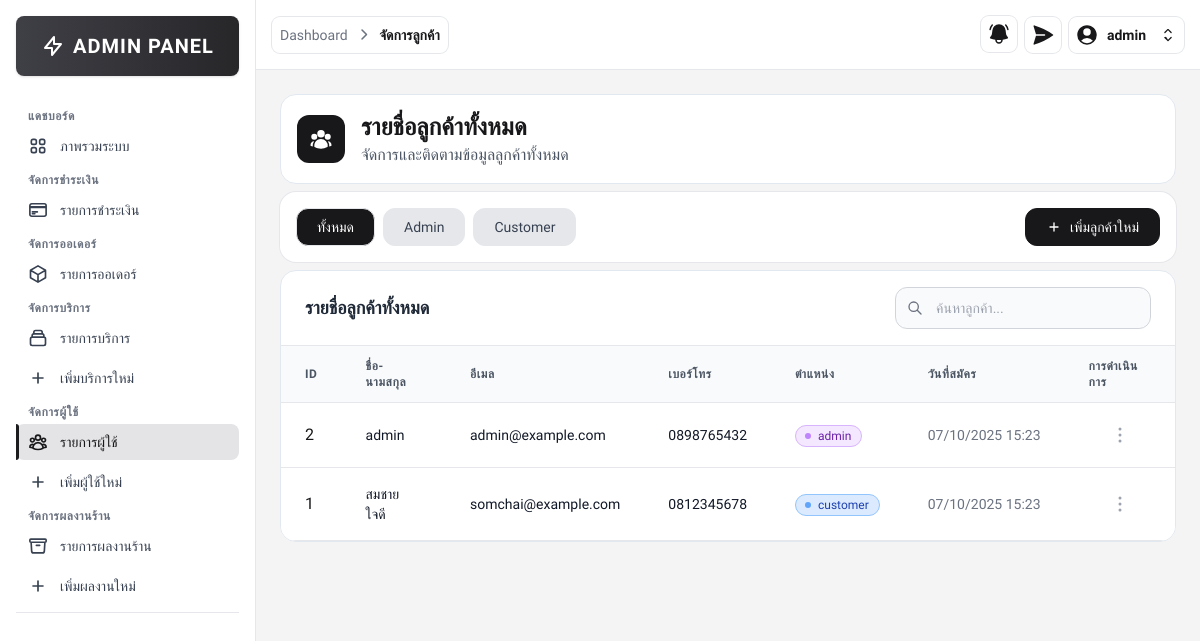
/src/admin/customer_list.php (signed in), run on the app's committed database.
### tables this page shows
CREATE TABLE customers (
    customer_id INT AUTO_INCREMENT PRIMARY KEY,
    fullname VARCHAR(100) NOT NULL,
    email VARCHAR(100) NOT NULL UNIQUE,
    password VARCHAR(255) NOT NULL,
    phone VARCHAR(20),
    role ENUM('customer', 'admin') DEFAULT 'customer',
    created_at TIMESTAMP DEFAULT CURRENT_TIMESTAMP
);

### src/admin/customer_list.php (the view, shortened to what this page needs)
<?php
require __DIR__ . '/../includes/db_connect.php';
$sql = "SELECT customer_id, fullname, email, phone, role, created_at FROM customers ORDER BY customer_id DESC";
$result = $conn->query($sql);
?>
<!DOCTYPE html>
<html lang="th">
<head>
    <script src="https://cdn.tailwindcss.com"></script>
    <link rel="stylesheet" href="https://cdnjs.cloudflare.com/ajax/libs/font-awesome/6.4.0/css/all.min.css">
</head>
<body class="font-thai bg-zinc-100">
    <?php include '../includes/sidebar.php'; ?>
    <div class="ml-64">
        <?php
        include '../includes/admin_navbar.php';
        ?>
        <div class="p-6">
            <div class=" text-zinc-900 bg-white rounded-2xl border border-slate-200 mb-2">
                <div class="flex items-center p-4">
                    <div class="mr-4 rounded-xl bg-zinc-900 p-3">
                    </div>
                    <div class="">
                        <h1 class="flex items-center text-2xl font-bold text-zinc-900">
                            รายชื่อลูกค้าทั้งหมด
                        </h1>
                        <p class="text-gray-600">
                            จัดการและติดตามข้อมูลลูกค้าทั้งหมด
                        </p>
                    </div>
                </div>
            </div>
            <div class="flex items-center justify-between bg-white rounded-2xl mb-2 p-4 ring-1 ring-gray-200">
                <div class="flex space-x-2">
                    <button class="filter-btn border transition font-medium rounded-xl text-sm px-5 py-2 text-center flex items-center justify-center bg-zinc-900 hover:bg-gray-3000 text-white" data-filter="all">ทั้งหมด</button>
                    <button class="filter-btn border transition font-medium rounded-xl text-sm px-5 py-2 text-center flex items-center justify-center bg-gray-200 text-gray-700 hover:bg-gray-300" data-filter="admin">Admin</button>
                    <button class="filter-btn border transition font-medium rounded-xl text-sm px-5 py-2 text-center flex items-center justify-center bg-gray-200 text-gray-700 hover:bg-gray-300" data-filter="customer">Customer</button>
                </div>
                <div class="flex items-center">
                    <a href="customer_add.php" class="border transition font-medium rounded-xl text-sm px-5 py-2 text-center flex items-center justify-center bg-zinc-900 hover:bg-zinc-700 text-white border-zinc-900">
                        <svg class="w-4 h-4 mr-2" fill="none" stroke="currentColor" viewBox="0 0 24 24">
                            <path stroke-linecap="round" stroke-linejoin="round" stroke-width="2" d="M12 6v6m0 0v6m0-6h6m-6 0H6"></path>
                        </svg>
                        เพิ่มลูกค้าใหม่
                    </a>
                </div>
            </div>
            <div class=" text-zinc-900 bg-white rounded-2xl border border-slate-200 overflow-hidden">
                <div class="px-6 py-4 border-b border-gray-200">
                    <div class="flex items-center justify-between">
                        <h3 class="text-lg font-bold text-gray-800">รายชื่อลูกค้าทั้งหมด</h3>
                        <div class="flex items-center space-x-3">
                            <div class="relative w-64">
                                <div class="absolute inset-y-0 left-0 flex items-center pl-3 pointer-events-none">
                                </div>
                                <input type="text" id="searchInput" class="bg-gray-50 border border-gray-300 text-gray-900 text-sm rounded-xl block w-full pl-10 p-2.5" placeholder="ค้นหาลูกค้า...">
                            </div>
                        </div>
                    </div>
                </div>
                <div class="overflow-x-auto">
                    <table class="w-full">
                        <thead class="bg-gray-50 border-b border-gray-200">
                            <tr>
                                <th class="px-6 py-3 text-left text-xs font-semibold text-gray-600 uppercase tracking-wider">ID</th>
                                <th class="px-6 py-3 text-left text-xs font-semibold text-gray-600 uppercase tracking-wider">ชื่อ-นามสกุล</th>
                                <th class="px-6 py-3 text-left text-xs font-semibold text-gray-600 uppercase tracking-wider">อีเมล</th>
                                <th class="px-6 py-3 text-left text-xs font-semibold text-gray-600 uppercase tracking-wider">เบอร์โทร</th>
                                <th class="px-6 py-3 text-left text-xs font-semibold text-gray-600 uppercase tracking-wider">ตำแหน่ง</th>
                                <th class="px-6 py-3 text-left text-xs font-semibold text-gray-600 uppercase tracking-wider">วันที่สมัคร</th>
                                <th class="px-6 py-3 text-left text-xs font-semibold text-gray-600 uppercase tracking-wider">การดำเนินการ</th>
                            </tr>
                        </thead>
                        <tbody>
                            <?php if ($result && $result->num_rows > 0): ?>
                                <?php while ($row = $result->fetch_assoc()): ?>
                                    <tr class="bg-white border-b hover:bg-gray-50 transition-colors">
                                        <td class="px-6 py-4 whitespace-nowrap">
                                            <div class="">
                                                <?php echo htmlspecialchars($row['customer_id']); ?>
                                            </div>
                                        </td>
                                        <td class="px-6 py-4">
                                            <div class="text-sm font-medium text-gray-900">
                                                <?php echo htmlspecialchars($row['fullname']); ?>
                                            </div>
                                        </td>
                                        <td class="px-6 py-4">
                                            <div class="text-sm font-medium text-gray-900">
                                                <?php echo htmlspecialchars($row['email']); ?>
                                            </div>
                                        </td>
                                        <td class="px-6 py-4 whitespace-nowrap">
                                            <div class="text-sm font-medium text-gray-900"><?php echo htmlspecialchars($row['phone']); ?></div>
                                        </td>
                                        <td class="px-6 py-4">
                                            <?php if ($row['role'] === 'admin'): ?>
                                                <span class="inline-flex items-center px-2.5 py-0.5 rounded-full text-xs font-medium bg-purple-100 text-purple-800 border border-purple-300">
                                                    <svg class="-ml-0.5 mr-1.5 h-2 w-2 text-purple-400" fill="currentColor" viewBox="0 0 8 8">
                                                        <circle cx="4" cy="4" r="3" />
                                                    </svg>
                                                    <?php echo htmlspecialchars($row['role']); ?>
                                                </span>
                                            <?php else: ?>
                                                <span class="inline-flex items-center px-2.5 py-0.5 rounded-full text-xs font-medium bg-blue-100 text-blue-800 border border-blue-300">
                                                    <svg class="-ml-0.5 mr-1.5 h-2 w-2 text-blue-400" fill="currentColor" viewBox="0 0 8 8">
                                                        <circle cx="4" cy="4" r="3" />
                                                    </svg>
                                                    <?php echo htmlspecialchars($row['role']); ?>
                                                </span>
                                            <?php endif; ?>
                                        </td>
                                        <td class="px-6 py-4 whitespace-nowrap text-sm text-gray-500">
                                            <?php
                                            $date = new DateTime($row['created_at']);
                                            echo $date->format('d/m/Y H:i');
                                            ?>
                                        </td>
                                        <td class="px-6 py-4 text-right">
                                            <div class="flex justify-center">
                                                <button id="dropdownDefaultButton" data-dropdown-toggle="cancel" class="flex items-center p-1 text-sm font-medium text-center text-gray-400 rounded-lg hover:bg-gray-100 focus:ring-4 focus:outline-none focus:ring-gray-200" type="button">
                                                    <svg xmlns="http://www.w3.org/2000/svg" viewBox="0 0 24 24" fill="currentColor" class="size-6">
                                                        <path fill-rule="evenodd" d="M10.5 6a1.5 1.5 0 1 1 3 0 1.5 1.5 0 0 1-3 0Zm0 6a1.5 1.5 0 1 1 3 0 1.5 1.5 0 0 1-3 0Zm0 6a1.5 1.5 0 1 1 3 0 1.5 1.5 0 0 1-3 0Z" clip-rule="evenodd" />
                                                    </svg>
                                                </button>
                                            </div>
                                        </td>
                                    </tr>
                                <?php endwhile; ?>
                            <?php endif; ?>
                        </tbody>
                    </table>
                </div>
            </div>
        </div>
    </div>
</body>
</html>

### src/admin/customer_list.php (style rules this page uses)
.font-thai { font-family: 'IBM Plex Sans Thai', sans-serif; }

### src/includes/sidebar.php (style rules this page uses)
.font-thai { font-family: 'IBM Plex Sans Thai', sans-serif; }

### src/includes/admin_navbar.php (style rules this page uses)
.font-thai { font-family: 'IBM Plex Sans Thai', sans-serif; }

### data on the page
customers: customer_id "2", fullname "admin", email "admin@example.com", phone "0898765432", role "admin", created_at "07/10/2025 15:23"
customers: customer_id "1", fullname "สมชาย ใจดี", email "somchai@example.com", phone "0812345678", role "customer", created_at "07/10/2025 15:23"

### other printed values
$item "Dashboard"
$item "จัดการลูกค้า"
$fullname "admin"
